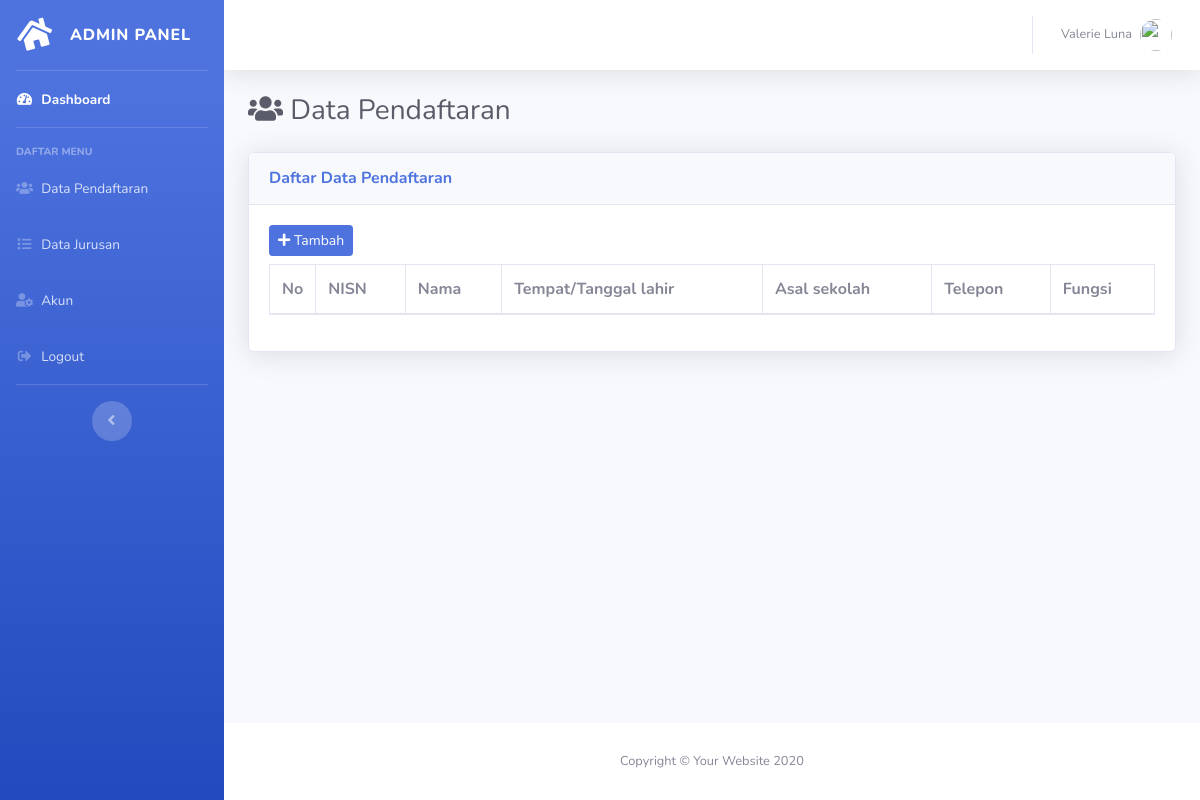
The page /admin/data-pendaftaran.php on the database as committed earlier.
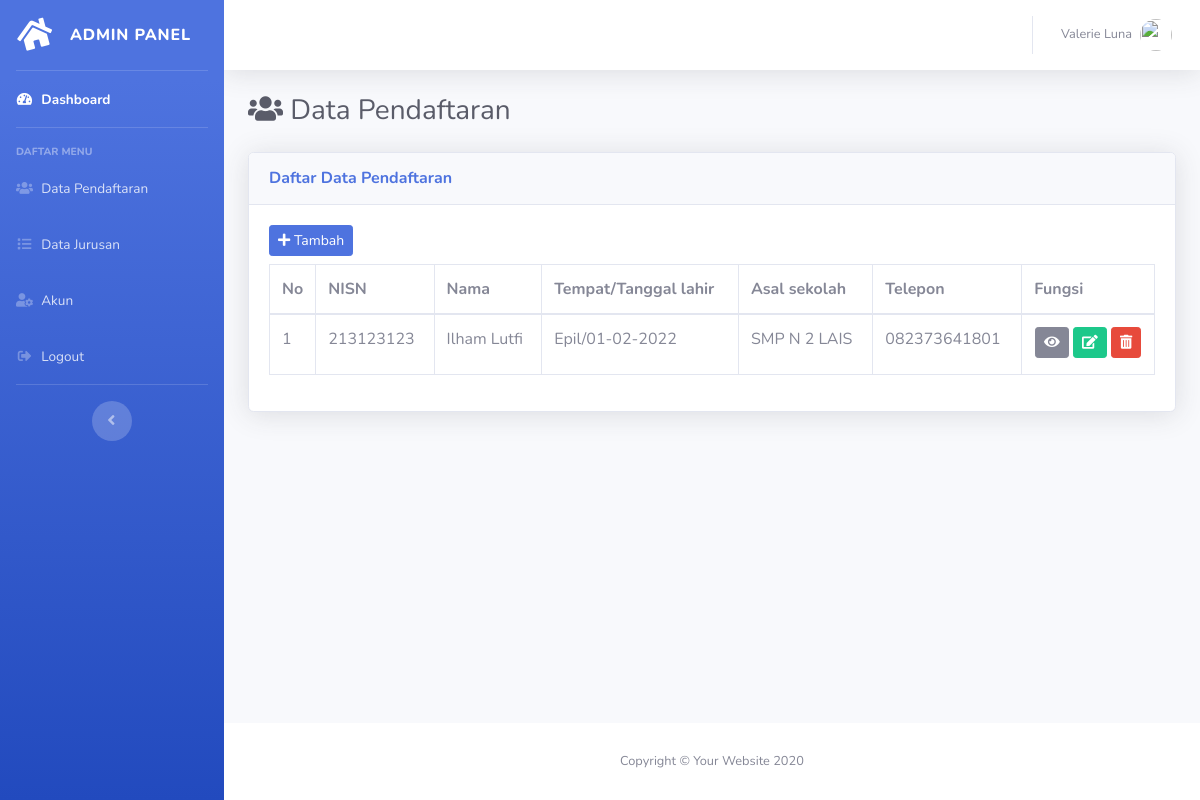
The same page on the database as committed later.
### tables this page shows
CREATE TABLE `tbl_pendaftaran` (
  `id_pendaftaran` int(11) NOT NULL,
  `jurusan_id` int(11) NOT NULL,
  `nisn` varchar(20) NOT NULL,
  `nama` varchar(100) NOT NULL,
  `alamat` text NOT NULL,
  `tempat` text NOT NULL,
  `tanggal_lahir` date NOT NULL,
  `asal_sekolah` varchar(100) NOT NULL,
  `nama_ortu` varchar(100) NOT NULL,
  `pekerjaan_ortu` varchar(150) NOT NULL,
  `no_telepon` varchar(20) NOT NULL,
  `file` varchar(150) NOT NULL,
  `tanggal_daftar` timestamp NOT NULL DEFAULT current_timestamp() ON UPDATE current_timestamp()
);

### admin/config/controller.php (called while the page is built, shortened)
<?php
function query($query)
{
    global $db;
    $result = mysqli_query($db, $query);
    $rows = [];
    while ($row = mysqli_fetch_assoc($result)) {
        $rows[] = $row;
    }
    return $rows;
}

### admin/data-pendaftaran.php (the view, shortened to what this page needs)
<?php
include 'layout/header.php';
$data_pendaftaran = query('SELECT * FROM tbl_pendaftaran ORDER BY id_pendaftaran DESC');
?>
<div class="container-fluid">
    <div class="d-sm-flex align-items-center justify-content-between mb-4">
        <h1 class="h3 mb-0 text-gray-800"><i class="fas fa-users"></i> Data Pendaftaran</h1>
    </div>
    <div class="card shadow mb-4">
        <div class="card-header py-3">
            <h6 class="m-0 font-weight-bold text-primary">Daftar Data Pendaftaran</h6>
        </div>
        <div class="card-body">
            <button type="button" class="btn btn-primary btn-sm mb-2" data-toggle="modal" data-target="#modalTambah"> <i class="fas fa-plus"></i> Tambah</button>
            <div class="table-responsive">
                <table class="table table-bordered" id="dataTable" width="100%" cellspacing="0">
                    <thead>
                        <tr>
                            <th width="1%">No</th>
                            <th>NISN</th>
                            <th>Nama</th>
                            <th>Tempat/Tanggal lahir</th>
                            <th>Asal sekolah</th>
                            <th>Telepon</th>
                            <th>Fungsi</th>
                        </tr>
                    </thead>
                    <tbody>
                        <?php $no = 1; ?>
                        <?php foreach ($data_pendaftaran as $pendaftaran) : ?>
                            <tr>
                                <td><?= $no++; ?></td>
                                <td><?= $pendaftaran['nisn']; ?></td>
                                <td><?= $pendaftaran['nama']; ?></td>
                                <td>
                                    <?= $pendaftaran['tempat']; ?>/<?= date('d-m-Y', strtotime($pendaftaran['tanggal_lahir'])); ?>
                                </td>
                                <td><?= $pendaftaran['asal_sekolah']; ?></td>
                                <td><?= $pendaftaran['no_telepon']; ?></td>
                                <td width="15%" class="text-center">
                                    <a href="detail-pendaftaran.php?id_pendaftaran=<?= $pendaftaran['id_pendaftaran']; ?>" class="btn btn-secondary btn-sm mb-1" title="Detail"><i class="fas fa-eye"></i></a>
                                    <button type="button" class="btn btn-success btn-sm mb-1" title="Ubah" data-toggle="modal" data-target="#modalUbah<?= $pendaftaran['id_pendaftaran']; ?>"><i class="fas fa-edit"></i></button>
                                    <a href="hapus-pendaftaran.php?id_pendaftaran=<?= $pendaftaran['id_pendaftaran']; ?>" class="btn btn-danger btn-sm mb-1" title="Hapus" onclick="return confirm('Yakin Data pendaftaran Akan Dihapus');"><i class="fas fa-trash-alt"></i></a>
                                </td>
                            </tr>
                        <?php endforeach; ?>
                    </tbody>
                </table>
            </div>
        </div>
    </div>
</div>
    <?php include 'layout/footer.php'; ?>

### admin/layout/header.php (shortened to what this page needs)
<!DOCTYPE html>
<html lang="en">
<head>
    <link href="assets/vendor/fontawesome-free/css/all.min.css" rel="stylesheet" type="text/css">
    <link href="assets/css/sb-admin-2.min.css" rel="stylesheet">
    <link href="assets/vendor/datatables/dataTables.bootstrap4.min.css" rel="stylesheet">
</head>
<body id="page-top">
    <div id="wrapper">
        <ul class="navbar-nav bg-gradient-primary sidebar sidebar-dark accordion" id="accordionSidebar">
            <a class="sidebar-brand d-flex align-items-center justify-content-center" href="index.php">
                <div class="sidebar-brand-icon rotate-n-15">
                    <i class="fas fa-home"></i>
                </div>
                <div class="sidebar-brand-text mx-3">Admin Panel</div>
            </a>
            <hr class="sidebar-divider my-0">
            <li class="nav-item active">
                <a class="nav-link" href="index.php">
                    <i class="fas fa-fw fa-tachometer-alt"></i>
                    <span>Dashboard</span></a>
            </li>
            <hr class="sidebar-divider">
            <div class="sidebar-heading">
                Daftar Menu
            </div>
            <li class="nav-item">
                <a class="nav-link" href="data-pendaftaran.php">
                    <i class="fas fa-fw fa-users"></i>
                    <span>Data Pendaftaran</span></a>
            </li>
            <li class="nav-item">
                <a class="nav-link" href="data-jurusan.php">
                    <i class="fas fa-fw fa-list"></i>
                    <span>Data Jurusan</span></a>
            </li>
            <li class="nav-item">
                <a class="nav-link" href="tables.html">
                    <i class="fas fa-fw fa-user-cog"></i>
                    <span>Akun</span></a>
            </li>
            <li class="nav-item">
                <a class="nav-link" href="tables.html">
                    <i class="fas fa-fw fa-sign-out-alt"></i>
                    <span>Logout</span></a>
            </li>
            <hr class="sidebar-divider d-none d-md-block">
            <div class="text-center d-none d-md-inline">
                <button class="rounded-circle border-0" id="sidebarToggle"></button>
            </div>
        </ul>
        <div id="content-wrapper" class="d-flex flex-column">
            <div id="content">
                <nav class="navbar navbar-expand navbar-light bg-white topbar mb-4 static-top shadow">
                    <ul class="navbar-nav ml-auto">
                        <li class="nav-item dropdown no-arrow">
                            <a class="nav-link dropdown-toggle" href="#" id="userDropdown" role="button" data-toggle="dropdown" aria-haspopup="true" aria-expanded="false">
                                <span class="mr-2 d-none d-lg-inline text-gray-600 small">Valerie Luna</span>
                                <img class="img-profile rounded-circle" src="https://source.unsplash.com/QAB-WJcbgJk/60x60">
                            </a>
                        </li>
                    </ul>
                </nav>

### admin/layout/footer.php (shortened to what this page needs)
</div>
<footer class="sticky-footer bg-white">
    <div class="container my-auto">
        <div class="copyright text-center my-auto">
            <span>Copyright &copy; Your Website 2020</span>
        </div>
    </div>
</footer>
</div>
</div>
</body>
</html>

Rows that differ between the two databases and show on the page:
added tbl_pendaftaran: nisn "213123123", nama "Ilham Lutfi", tempat "Epil", tanggal_lahir "01-02-2022", asal_sekolah "SMP N 2 LAIS", no_telepon "082373641801"
